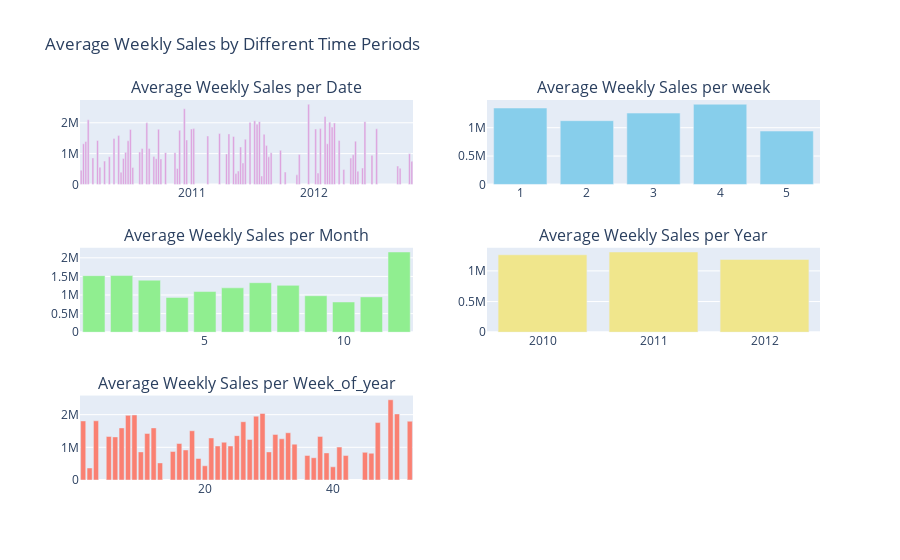

The notebook cell this image was saved under:
### Code cell
# Calculate average sales for each time period
average_sales_per_date = df1.groupby('Date')['Weekly_Sales'].mean().reset_index()
average_sales_per_week = df1.groupby('week')['Weekly_Sales'].mean().reset_index()
average_sales_per_month = df1.groupby('Month')['Weekly_Sales'].mean().reset_index()
average_sales_per_year = df1.groupby('Year')['Weekly_Sales'].mean().reset_index()
average_sales_per_week_of_year = df1.groupby('Week_of_year')['Weekly_Sales'].mean().reset_index()

# Create a figure with a 2x2 grid of subplots
fig = make_subplots(rows=3, cols=2, subplot_titles=(
    'Average Weekly Sales per Date',
    'Average Weekly Sales per week',
    'Average Weekly Sales per Month',
    'Average Weekly Sales per Year',
    'Average Weekly Sales per Week_of_year'
))

# Plot : Average Weekly Sales per Date
fig.add_trace(
    px.bar(average_sales_per_date, x='Date', y='Weekly_Sales', color_discrete_sequence=['Plum']).data[0],
    row=1, col=1
)

# Plot 1: Average Weekly Sales per week
fig.add_trace(
    px.bar(average_sales_per_week, x='week', y='Weekly_Sales', color_discrete_sequence=['skyblue']).data[0],
    row=1, col=2
)

# Plot 2: Average Weekly Sales per Month
fig.add_trace(
    px.bar(average_sales_per_month, x='Month', y='Weekly_Sales', color_discrete_sequence=['lightgreen']).data[0],
    row=2, col=1
)

# Plot 3: Average Weekly Sales per Year
fig.add_trace(
    px.bar(average_sales_per_year, x='Year', y='Weekly_Sales', color_discrete_sequence=['Khaki']).data[0],
    row=2, col=2
)

# Plot 4: Average Weekly Sales per Week_of_year
fig.add_trace(
    px.bar(average_sales_per_week_of_year, x='Week_of_year', y='Weekly_Sales', color_discrete_sequence=['salmon']).data[0],
    row=3, col=1
)

# Update layout to prevent overlap
fig.update_layout(showlegend=False, title_text="Average Weekly Sales by Different Time Periods")

# Show the plot
fig.show()

### Figure 1 — Plotly figure (JSON) as saved in the notebook; plotly's stock layout.template omitted (floating-point values rounded to 4 significant figures)
{"data": [{"hovertemplate": "Date=%{x}<br>Weekly_Sales=%{y}<extra></extra>", "legendgroup": "", "marker": {"color": "Plum", "pattern": {"shape": ""}}, "name": "", "orientation": "v", "showlegend": false, "textposition": "auto", "type": "bar", "x": ["2010-02-05T00:00:00", "2010-02-12T00:00:00", "2010-02-19T00:00:00", "2010-02-26T00:00:00", "2010-03-12T00:00:00", "2010-03-26T00:00:00", "2010-04-02T00:00:00", "2010-04-16T00:00:00", "2010-04-30T00:00:00", "2010-05-14T00:00:00", "2010-05-28T00:00:00", "2010-06-04T00:00:00", "2010-06-11T00:00:00", "2010-06-18T00:00:00", "2010-06-25T00:00:00", "2010-07-02T00:00:00", "2010-07-09T00:00:00", "2010-07-30T00:00:00", "2010-08-06T00:00:00", "2010-08-20T00:00:00", "2010-08-27T00:00:00", "2010-09-03T00:00:00", "2010-09-10T00:00:00", "2010-09-17T00:00:00", "2010-09-24T00:00:00", "2010-10-01T00:00:00", "2010-10-15T00:00:00", "2010-11-12T00:00:00", "2010-11-19T00:00:00", "2010-11-26T00:00:00", "2010-12-10T00:00:00", "2010-12-17T00:00:00", "2010-12-31T00:00:00", "2011-01-07T00:00:00", "2011-02-18T00:00:00", "2011-03-25T00:00:00", "2011-04-15T00:00:00", "2011-04-22T00:00:00", "2011-05-06T00:00:00", "2011-05-13T00:00:00", "2011-05-20T00:00:00", "2011-05-27T00:00:00", "2011-06-03T00:00:00", "2011-06-10T00:00:00", "2011-06-24T00:00:00", "2011-07-08T00:00:00", "2011-07-15T00:00:00", "2011-07-22T00:00:00", "2011-07-29T00:00:00", "2011-08-05T00:00:00", "2011-08-12T00:00:00", "2011-08-19T00:00:00", "2011-08-26T00:00:00", "2011-09-23T00:00:00", "2011-10-07T00:00:00", "2011-11-11T00:00:00", "2011-11-18T00:00:00", "2011-12-09T00:00:00", "2011-12-16T00:00:00", "2011-12-30T00:00:00", "2012-01-06T00:00:00", "2012-01-13T00:00:00", "2012-01-20T00:00:00", "2012-02-03T00:00:00", "2012-02-10T00:00:00", "2012-02-17T00:00:00", "2012-02-24T00:00:00", "2012-03-02T00:00:00", "2012-03-16T00:00:00", "2012-03-30T00:00:00", "2012-04-13T00:00:00", "2012-04-20T00:00:00", "2012-04-27T00:00:00", "2012-05-04T00:00:00", "2012-05-11T00:00:00", "2012-05-18T00:00:00", "2012-05-25T00:00:00", "2012-06-01T00:00:00", "2012-06-22T00:00:00", "2012-07-06T00:00:00", "2012-07-27T00:00:00", "2012-09-07T00:00:00", "2012-09-14T00:00:00", "2012-10-12T00:00:00", "2012-10-19T00:00:00"], "xaxis": "x", "y": [461600.0, 1318000.0, 1393000.0, 2096000.0, 860300.0, 1427000.0, 561100.0, 757700.0, 898400.0, 1494000.0, 1586000.0, 397000.0, 845300.0, 1042000.0, 1417000.0, 1784000.0, 549800.0, 1056000.0, 1166000.0, 1997000.0, 1169000.0, NaN, 903100.0, 836700.0, 1790000.0, 829200.0, 1030000.0, 1025000.0, 519800.0, 1757000.0, 2455000.0, 1442000.0, 1800000.0, 1811000.0, 1572000.0, 1651000.0, 988200.0, 1639000.0, 1558000.0, 352500.0, 435400.0, 1215000.0, 695400.0, 1467000.0, 2008000.0, 2067000.0, 1954000.0, 2036000.0, 275100.0, 1624000.0, 1261000.0, 895100.0, 1025000.0, 1106000.0, 403300.0, 311900.0, 969200.0, NaN, 2602000.0, NaN, 1800000.0, 367400.0, 1812000.0, 2204000.0, 1320000.0, 2021000.0, 1862000.0, 1990000.0, 1425000.0, 485100.0, NaN, 856200.0, 961200.0, 1405000.0, 432000.0, NaN, 532700.0, 2035000.0, 943900.0, 1806000.0, NaN, 597900.0, 526500.0, 997000.0, 748600.0], "yaxis": "y"}, {"hovertemplate": "week=%{x}<br>Weekly_Sales=%{y}<extra></extra>", "legendgroup": "", "marker": {"color": "skyblue", "pattern": {"shape": ""}}, "name": "", "orientation": "v", "showlegend": false, "textposition": "auto", "type": "bar", "x": [1.0, 2.0, 3.0, 4.0, 5.0], "xaxis": "x2", "y": [1347000.0, 1123000.0, 1258000.0, 1413000.0, 940500.0], "yaxis": "y2"}, {"hovertemplate": "Month=%{x}<br>Weekly_Sales=%{y}<extra></extra>", "legendgroup": "", "marker": {"color": "lightgreen", "pattern": {"shape": ""}}, "name": "", "orientation": "v", "showlegend": false, "textposition": "auto", "type": "bar", "x": [1.0, 2.0, 3.0, 4.0, 5.0, 6.0, 7.0, 8.0, 9.0, 10.0, 11.0, 12.0], "xaxis": "x3", "y": [1520000.0, 1523000.0, 1399000.0, 935200.0, 1094000.0, 1194000.0, 1331000.0, 1259000.0, 980900.0, 812800.0, 950200.0, 2157000.0], "yaxis": "y3"}, {"hovertemplate": "Year=%{x}<br>Weekly_Sales=%{y}<extra></extra>", "legendgroup": "", "marker": {"color": "Khaki", "pattern": {"shape": ""}}, "name": "", "orientation": "v", "showlegend": false, "textposition": "auto", "type": "bar", "x": [2010.0, 2011.0, 2012.0], "xaxis": "x4", "y": [1262000.0, 1308000.0, 1186000.0], "yaxis": "y4"}, {"hovertemplate": "Week_of_year=%{x}<br>Weekly_Sales=%{y}<extra></extra>", "legendgroup": "", "marker": {"color": "salmon", "pattern": {"shape": ""}}, "name": "", "orientation": "v", "showlegend": false, "textposition": "auto", "type": "bar", "x": [1, 2, 3, 5, 6, 7, 8, 9, 10, 11, 12, 13, 15, 16, 17, 18, 19, 20, 21, 22, 23, 24, 25, 26, 27, 28, 29, 30, 31, 32, 33, 34, 35, 36, 37, 38, 39, 40, 41, 42, 45, 46, 47, 49, 50, 52], "xaxis": "x5", "y": [1807000.0, 367400.0, 1812000.0, 1333000.0, 1319000.0, 1594000.0, 1979000.0, 1990000.0, 860300.0, 1425000.0, 1595000.0, 523100.0, 872900.0, 1117000.0, 919300.0, 1507000.0, 657800.0, 435400.0, 1287000.0, 1043000.0, 1156000.0, 1042000.0, 1358000.0, 1784000.0, 1243000.0, 1954000.0, 2036000.0, 860700.0, 1395000.0, 1261000.0, 1446000.0, 1097000.0, NaN, 750500.0, 681600.0, 1334000.0, 829200.0, 403300.0, 1008000.0, 748600.0, 846500.0, 819400.0, 1757000.0, 2455000.0, 2022000.0, 1800000.0], "yaxis": "y5"}], "layout": {"annotations": [{"font": {"size": 16}, "showarrow": false, "text": "Average Weekly Sales per Date", "x": 0.225, "xanchor": "center", "xref": "paper", "y": 1, "yanchor": "bottom", "yref": "paper"}, {"font": {"size": 16}, "showarrow": false, "text": "Average Weekly Sales per week", "x": 0.775, "xanchor": "center", "xref": "paper", "y": 1, "yanchor": "bottom", "yref": "paper"}, {"font": {"size": 16}, "showarrow": false, "text": "Average Weekly Sales per Month", "x": 0.225, "xanchor": "center", "xref": "paper", "y": 0.6111, "yanchor": "bottom", "yref": "paper"}, {"font": {"size": 16}, "showarrow": false, "text": "Average Weekly Sales per Year", "x": 0.775, "xanchor": "center", "xref": "paper", "y": 0.6111, "yanchor": "bottom", "yref": "paper"}, {"font": {"size": 16}, "showarrow": false, "text": "Average Weekly Sales per Week_of_year", "x": 0.225, "xanchor": "center", "xref": "paper", "y": 0.2222, "yanchor": "bottom", "yref": "paper"}], "showlegend": false, "title": {"text": "Average Weekly Sales by Different Time Periods"}, "xaxis": {"anchor": "y", "domain": [0, 0.45]}, "xaxis2": {"anchor": "y2", "domain": [0.55, 1]}, "xaxis3": {"anchor": "y3", "domain": [0, 0.45]}, "xaxis4": {"anchor": "y4", "domain": [0.55, 1]}, "xaxis5": {"anchor": "y5", "domain": [0, 0.45]}, "xaxis6": {"anchor": "y6", "domain": [0.55, 1]}, "yaxis": {"anchor": "x", "domain": [0.7778, 1]}, "yaxis2": {"anchor": "x2", "domain": [0.7778, 1]}, "yaxis3": {"anchor": "x3", "domain": [0.3889, 0.6111]}, "yaxis4": {"anchor": "x4", "domain": [0.3889, 0.6111]}, "yaxis5": {"anchor": "x5", "domain": [0, 0.2222]}, "yaxis6": {"anchor": "x6", "domain": [0, 0.2222]}}}
